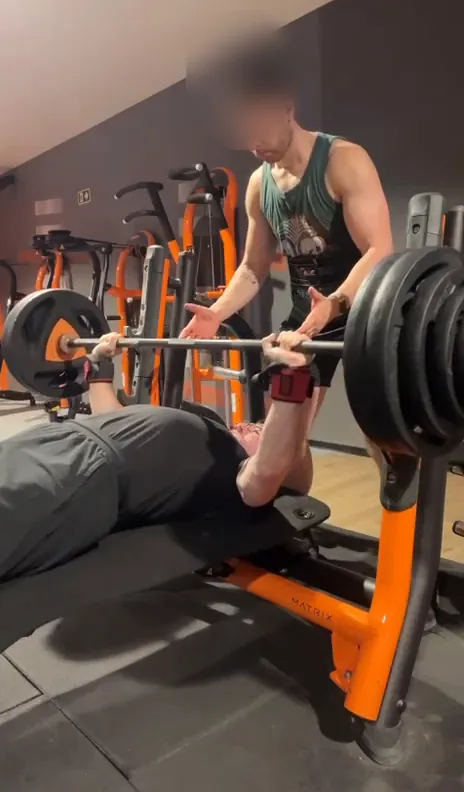
#> input picture assets/lessons/bench_paul_spotter.webp, 464 x 792 px, given in place of _frame.png, which was not available
$ python build_lesson_frames.py ../assets/lessons/bench_paul_spotter.webp
#> lines starting #> are read from the running program, lines starting #| are printed output that depends on the picture; pictures that were not available may be replaced by others from this repository, and a replacement may not be noted
"""
Lesson photos from Paul's own training videos.

Real frames only: each picture is one frame of Paul's video, cropped, with
anyone else's face and the people in the background blurred. Nothing is
generated, retouched or composited. Arrows and labels are NOT burnt in: they are
drawn by the app from `annotations` in assets/asset-manifest.json, so they can
be corrected without touching the photo.

    python tools/build_lesson_frames.py <media originals folder>

The originals folder is the `originals/` directory of the media pack
(paulino_media_web_ready). Source videos are never committed.
"""
import subprocess, sys
from pathlib import Path
import imageio_ffmpeg
from PIL import Image, ImageDraw, ImageFilter

OUT = Path(__file__).resolve().parent.parent / "assets" / "lessons"
CROP = (0, 40, 464, 832)   # drop the ceiling strip; output 464 x 792 like the deadlift set

# slot -> (source video, second, blur boxes [(x0, y0, x1, y1, 'face'|'area')])
#   paul_05 = archive2_01.mp4 / paul_06 = archive2_02.mp4: Paul benching, spotted
#   paul_11 = standalone_video_01.mp4: Paul deadlifting
SPOTTER_FACE = (186, 50, 300, 190, "face")   # the spotter is not Paul: always blurred
FRAMES = {
    "bench_paul_lockout": ("archive2_02.mp4", 0.00, [SPOTTER_FACE]),
    "bench_paul_bottom": ("archive2_02.mp4", 4.40, [SPOTTER_FACE]),
    "bench_paul_spotter": ("archive2_02.mp4", 5.60, [SPOTTER_FACE]),
    "deadlift_paul_set": ("standalone_video_01.mp4", 10.00, [
        (322, 280, 464, 500, "area"),    # people behind the rack
        (196, 296, 246, 340, "area"),    # small figure behind Paul's head
        (0, 290, 58, 470, "area"),
    ]),
}


def grab(video, t, dest):
    ff = imageio_ffmpeg.get_ffmpeg_exe()
    subprocess.run([ff, "-y", "-loglevel", "error", "-ss", f"{t:.2f}", "-i", str(video), "-frames:v", "1", str(dest)], check=True)


def blur(im, boxes):
    for x0, y0, x1, y1, kind in boxes:
        region = im.crop((x0, y0, x1, y1)).filter(ImageFilter.GaussianBlur(14 if kind == "face" else 9))
        mask = Image.new("L", region.size, 0)
        d = ImageDraw.Draw(mask)
        if kind == "face":
            d.ellipse((0, 0, region.width - 1, region.height - 1), fill=255)
        else:
            d.rectangle((10, 10, region.width - 10, region.height - 10), fill=255)   # feathered edge
        mask = mask.filter(ImageFilter.GaussianBlur(6 if kind == "face" else 12))
        im.paste(region, (x0, y0), mask)
    return im


def main():
    if len(sys.argv) != 2:
        sys.exit(__doc__)
    src = Path(sys.argv[1])
    OUT.mkdir(parents=True, exist_ok=True)
    tmp = OUT / "_frame.png"
    for slot, (video, t, boxes) in FRAMES.items():
        grab(src / video, t, tmp)
#> (the call stopped at in grab, `ff = imageio_ffmpeg.get_ffmpeg_exe()`: imageio_ffmpeg is not available in this run)
        im = blur(Image.open(tmp).convert("RGB"), boxes).crop(CROP)
#> the loop in blur, `for x0, y0, x1, y1, kind in boxes:` made 1 pass
#> (x0, y0, x1, y1, kind) on pass 1: (186, 50, 300, 190, 'face')
#> pass 1, in blur, `region = im.crop((x0, y0, x1, y1)).filter(ImageFilter.GaussianBlur(14 ..`:
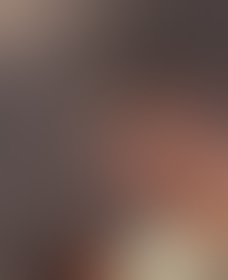
#> region: PIL image 114x140 RGB (shown 2 times larger); mean R, G, B 110.5, 87.5, 79.9
#> pass 1, in blur, `mask = mask.filter(ImageFilter.GaussianBlur(6 if kind == "face" else 1..`:
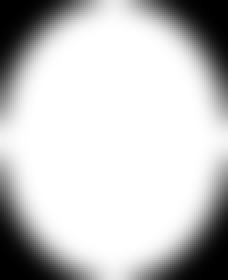
#> mask: PIL image 114x140 L (shown 2 times larger); min 0, max 255, mean 197.9
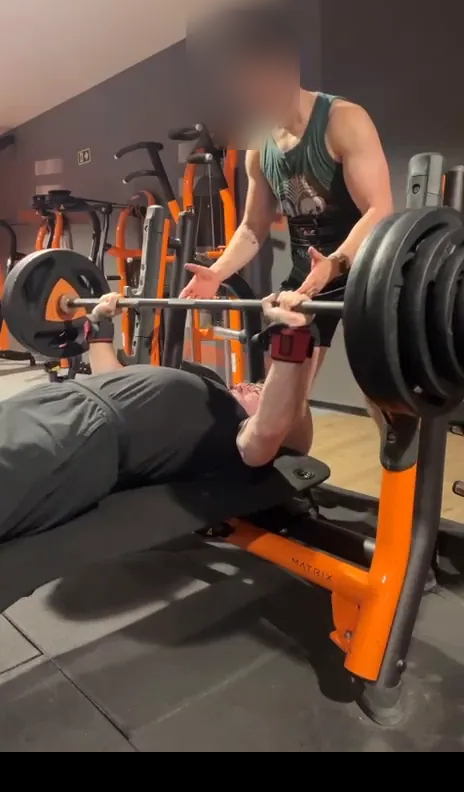
#> im: PIL image 464x792 RGB; mean R, G, B 92.3, 73.5, 63.3
        im.save(OUT / f"{slot}.webp", "WEBP", quality=80, method=6)
        print(f"{slot}: {video} @ {t:.2f}s -> {im.size}")
#| bench_paul_lockout: archive2_02.mp4 @ 0.00s -> (464, 792)
    tmp.unlink(missing_ok=True)


if __name__ == "__main__":
    main()
